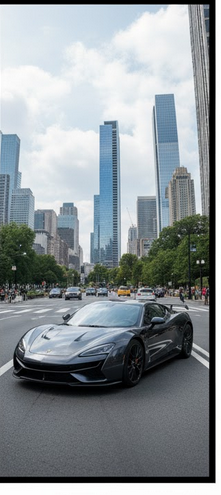
#> input picture image_processing/UNIT-2/Images/4mm.png, 221 x 495 px, found by its file name
$ python fov.py
#> lines starting #> are read from the running program, lines starting #| are printed output that depends on the picture
import cv2
import math
import matplotlib.pyplot as plt

# ---------- USER INPUT ----------
images_info = [
    ("D://HCL_Git//HCL-Training//image_processing//UNIT-2//Images//4mm.png", 4.0),
    ("D://HCL_Git//HCL-Training//image_processing//UNIT-2//Images//8mm.png", 8.0),
    ("D://HCL_Git//HCL-Training//image_processing//UNIT-2//Images//16mm.png", 16.0)
]

sensor_width_mm = 6.3        # Example smartphone sensor
aperture_N = 2.8
circle_of_confusion = 0.005  # mm
subject_distance_mm = 1000   # 1 meter

real_object_width_mm = 100.0  # known width (e.g., 10 cm ruler)
pixel_x1, pixel_x2 = 200, 600  # known pixel positions
# --------------------------------

def compute_fov(sensor_width_mm, focal_length_mm):
    """Compute Field of View in degrees."""
    return 2 * math.degrees(math.atan(sensor_width_mm / (2 * focal_length_mm)))

def compute_dof(f, N, c, s):
    """Approximate DOF (Depth of Field) in mm."""
    return (2 * N * c * s**2) / (f**2)

focal_lengths = []
fovs = []
dofs = []

# ---------- Analysis ----------
for image_path, focal_length in images_info:
    img = cv2.imread(image_path)
#> img is the input picture: shape (495, 221, 3); mean B, G, R 150.2, 146.4, 139.2
    if img is None:
        print(f" Could not load {image_path}")
        continue

    fov = compute_fov(sensor_width_mm, focal_length)
    pixel_width = pixel_x2 - pixel_x1
    pixel_resolution = real_object_width_mm / pixel_width  # mm/pixel
    dof = compute_dof(focal_length, aperture_N, circle_of_confusion, subject_distance_mm)

    focal_lengths.append(focal_length)
    fovs.append(fov)
    dofs.append(dof)

    print("\n Image:", image_path)
    print(f" Focal Length: {focal_length} mm")
    print(f" Field of View: {fov:.2f}°")
    print(f" Pixel Resolution: {pixel_resolution:.4f} mm/pixel")
    print(f" Estimated DOF: {dof:.2f} mm")

# ---------- Plot Comparison ----------
plt.figure(figsize=(10,5))
plt.subplot(1,2,1)
plt.plot(focal_lengths, fovs, 'o-', label="Field of View")
plt.xlabel("Focal Length (mm)")
plt.ylabel("FOV (degrees)")
plt.title("Field of View vs Focal Length")
plt.grid(True)
plt.legend()

plt.subplot(1,2,2)
plt.plot(focal_lengths, dofs, 's--', label="Depth of Field", color='orange')
plt.xlabel("Focal Length (mm)")
plt.ylabel("DOF (mm)")
plt.title("Depth of Field vs Focal Length")
plt.grid(True)
plt.legend()

plt.tight_layout()
plt.show()
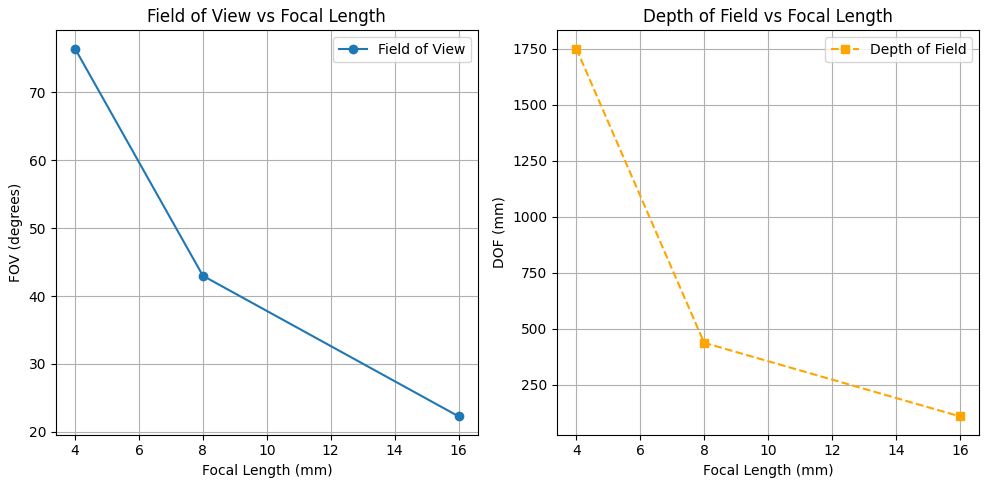
#> figure drawn by matplotlib, 2 panels
